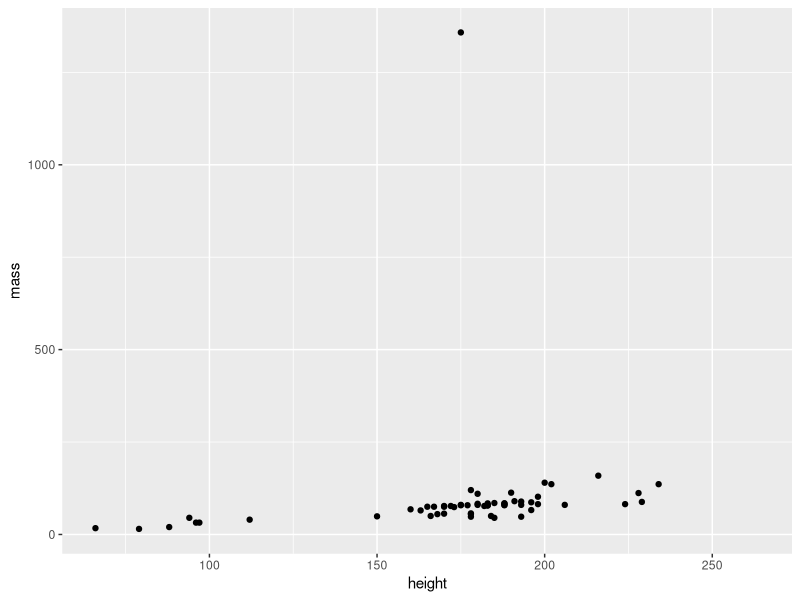
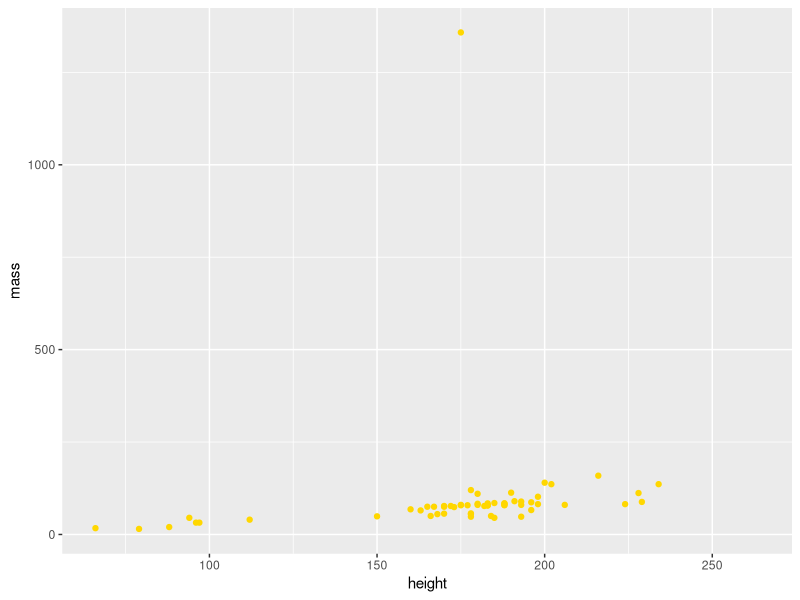
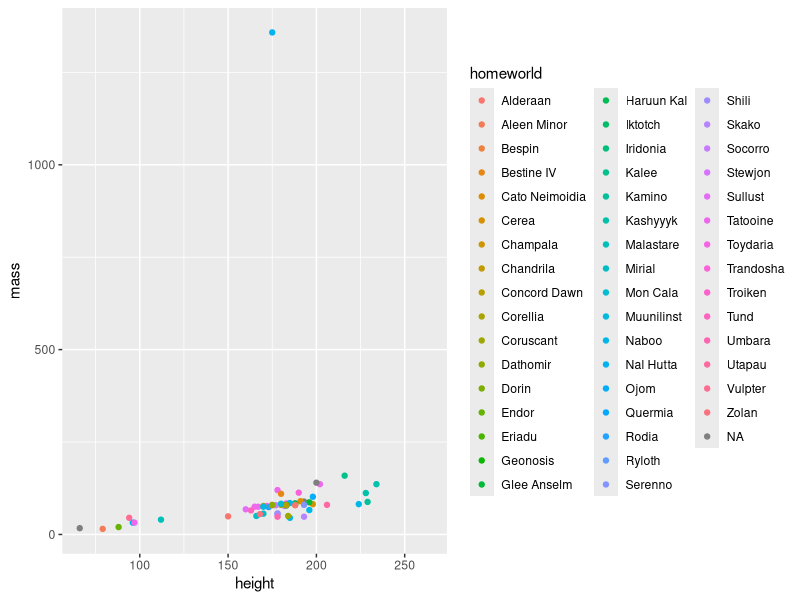
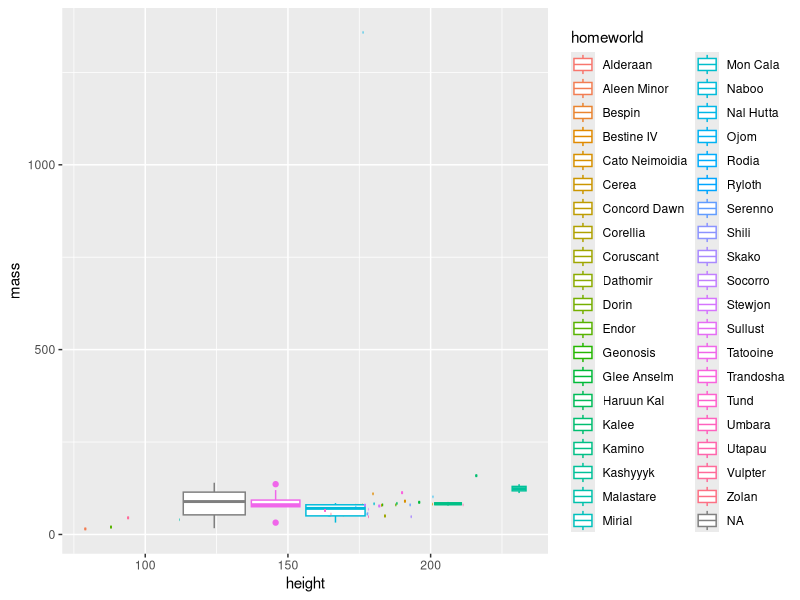
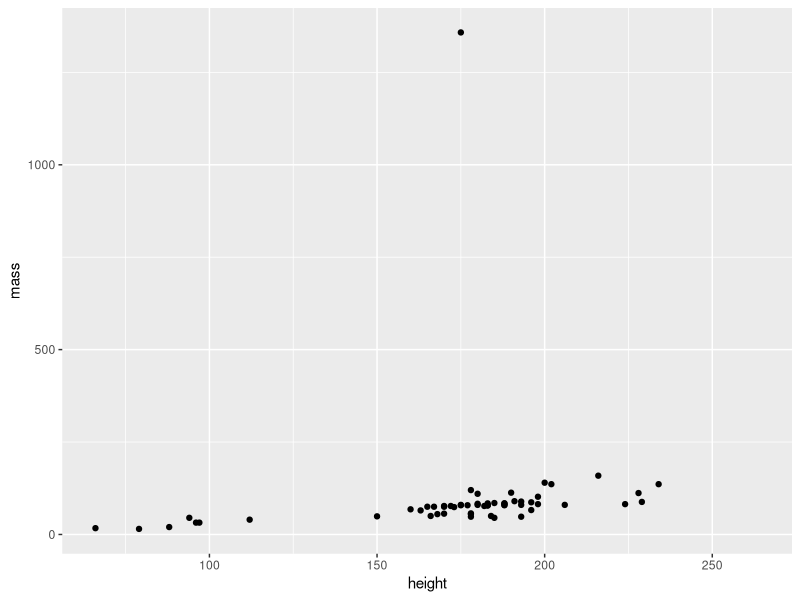

Write the R code that produced these figures, in order. (Note: this script raises an error after producing the figures.)
## ---- chunk 1
library(tidyverse)
data(starwars)
## ---- chunk 2
library(ggplot2)
ggplot(starwars, aes(height, mass))+geom_point()
## ---- chunk 3
ggplot(starwars, aes(height, mass))+geom_point(color="gold", fill="green")
## ---- chunk 4
ggplot(starwars, aes(height, mass, color= homeworld))+geom_point()
## ---- chunk 5
ggplot(starwars, aes (height, mass, color=homeworld))+ geom_boxplot()
## ---- chunk 6
colnames(starwars)
library(viridis)
ggplot(starwars, aes(height, mass))+geom_point()+scale_fill_viridis(option="magma")
## ---- chunk 7
ggplot(starwars, aes(height, mass))+geom_point()+scale_color_brewer(palette+"GnBu")
